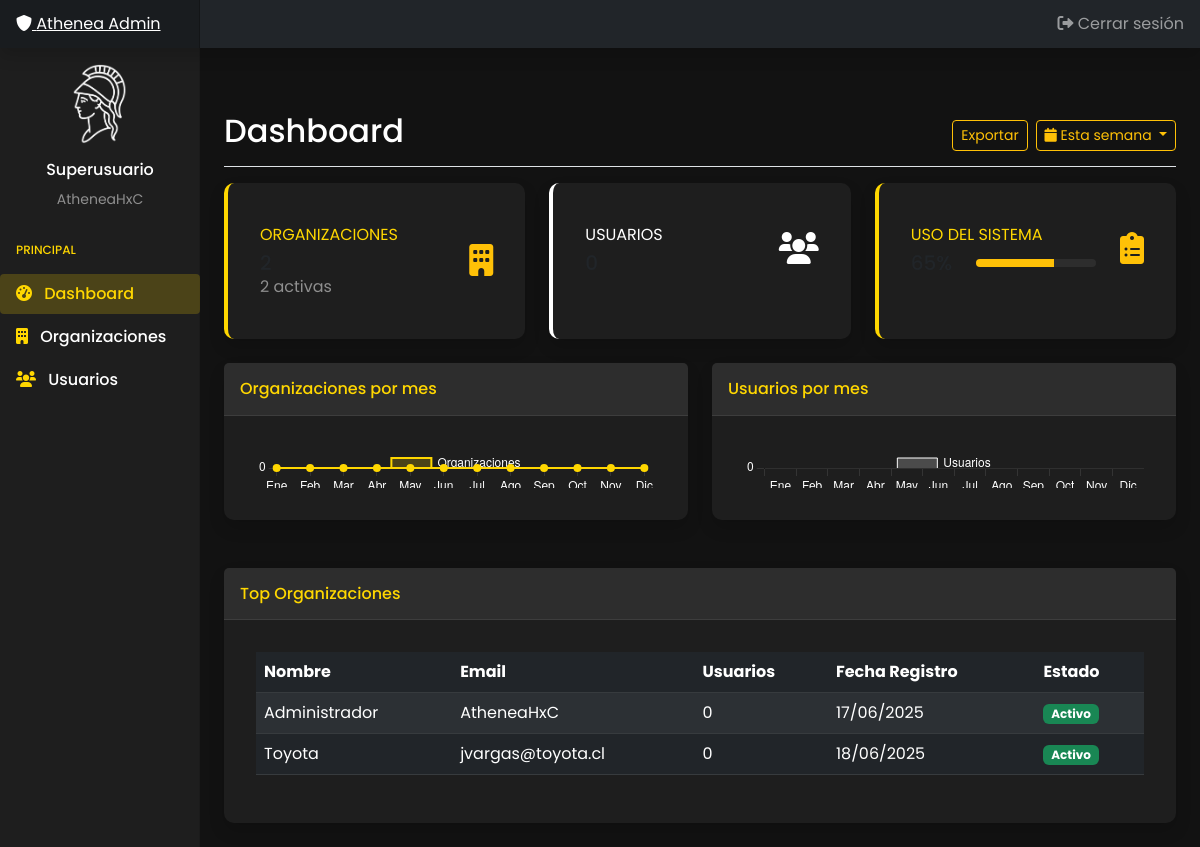
Page /panel/ (signed in) on the earlier database version.
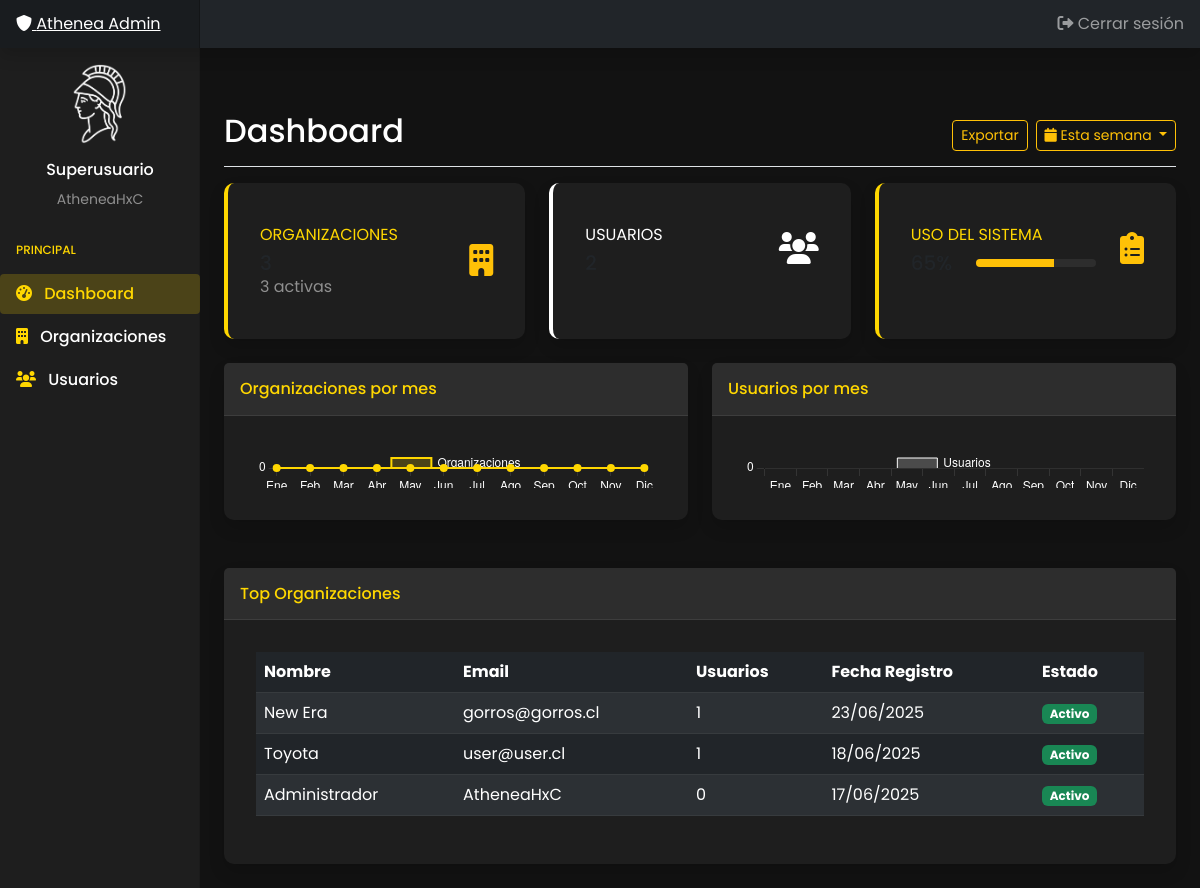
Same page on the later database version.
### organizaciones/models.py (models this page shows, shortened)
class Organizacion(AbstractUser):
    username = None  # No usamos username, usamos email para login
    nombre = models.CharField(max_length=100, verbose_name="Nombre de la Organización")
    nombre_encargado = models.CharField(max_length=100, default='', verbose_name="Nombre del Encargado")
    tipo_giro = models.CharField(max_length=100, default='', verbose_name="Tipo de Giro")
    email = models.EmailField(unique=True, verbose_name="Correo Electrónico")
    telefono = models.CharField(max_length=20, default='', verbose_name="Teléfono de Contacto")
    rut = models.CharField(max_length=20, default='', verbose_name="RUT o Identificación Tributaria")
    direccion = models.CharField(max_length=200, default='', verbose_name="Dirección Física")
    comuna = models.CharField(max_length=100, default='', verbose_name="Comuna")
    region = models.CharField(max_length=100, default='', verbose_name="Región")
    logo = models.ImageField(upload_to='logos/', null=True, blank=True, verbose_name="Logo")
    fecha_registro = models.DateTimeField(auto_now_add=True, verbose_name="Fecha de Registro")
    fecha_creacion = models.DateTimeField(null=True, blank=True, verbose_name="Fecha de Creación")
    activo = models.BooleanField(default=False, verbose_name="Activo")
    db_name = models.CharField(max_length=100, null=True, blank=True, verbose_name="Nombre de Base de Datos")
    groups = models.ManyToManyField(
        'auth.Group',
        verbose_name='groups',
        blank=True,
        help_text='Los grupos a los que pertenece esta organización.',
        related_name='organizacion_set',
        related_query_name='organizacion',
    )
    user_permissions = models.ManyToManyField(
        'auth.Permission',
        verbose_name='user permissions',
        blank=True,
        help_text='Permisos específicos para esta organización.',
        related_name='organizacion_set',
        related_query_name='organizacion',
    )
    USERNAME_FIELD = 'email'  # Campo para identificar al usuario en el login
    REQUIRED_FIELDS = ['nombre']  # Campos requeridos al crear un superusuario
    objects = OrganizacionManager()
    class Meta:
        verbose_name = "Organización"
        verbose_name_plural = "Organizaciones"

### organizaciones/admin_views.py (the view)
# urls.py: path('', admin_views.admin_dashboard, name='admin_dashboard'),
@login_required
@user_passes_test(is_superuser)
def admin_dashboard(request):
    total_organizaciones = Organizacion.objects.count()
    total_usuarios = Usuario.objects.count()
    organizaciones_activas = Organizacion.objects.filter(activo=True).count()
    top_organizaciones = Organizacion.objects.annotate(
        num_usuarios=Count('usuarios')
    ).order_by('-num_usuarios')[:5]
    context = {
        'total_organizaciones': total_organizaciones,
        'total_usuarios': total_usuarios,
        'organizaciones_activas': organizaciones_activas,
        'top_organizaciones': top_organizaciones,
    }
    return render(request, 'admin/dashboard.html', context)

### organizaciones/admin_views.py (called while the page is built)
def is_superuser(user):
    return user.is_superuser

### templates/admin/dashboard.html (shortened to what this page needs)
{% extends 'admin/base.html' %}
{% block content %}
<div class="d-flex justify-content-between flex-wrap flex-md-nowrap align-items-center pt-3 pb-2 mb-3 border-bottom">
    <h1 class="h2 text-white">Dashboard</h1>
    <div class="btn-toolbar mb-2 mb-md-0">
        <div class="btn-group me-2">
            <button type="button" class="btn btn-sm btn-outline-warning">Exportar</button>
        </div>
        <button type="button" class="btn btn-sm btn-outline-warning dropdown-toggle">
            <i class="fas fa-calendar"></i> Esta semana
        </button>
    </div>
</div>
<div class="row">
    <div class="col-md-4 mb-4">
        <div class="card border-left-primary shadow h-100 py-2">
            <div class="card-body">
                <div class="row no-gutters align-items-center">
                    <div class="col mr-2">
                        <div class="text-xs font-weight-bold text-primary text-uppercase mb-1">
                            Organizaciones</div>
                        <div class="h5 mb-0 font-weight-bold">{{ total_organizaciones }}</div>
                        <div class="text-xs text-white-50">{{ organizaciones_activas }} activas</div>
                    </div>
                    <div class="col-auto">
                        <i class="fas fa-building fa-2x text-warning"></i>
                    </div>
                </div>
            </div>
        </div>
    </div>
    <div class="col-md-4 mb-4">
        <div class="card border-left-success shadow h-100 py-2">
            <div class="card-body">
                <div class="row no-gutters align-items-center">
                    <div class="col mr-2">
                        <div class="text-xs font-weight-bold text-success text-uppercase mb-1">
                            Usuarios</div>
                        <div class="h5 mb-0 font-weight-bold">{{ total_usuarios }}</div>
                    </div>
                    <div class="col-auto">
                        <i class="fas fa-users fa-2x text-white"></i>
                    </div>
                </div>
            </div>
        </div>
    </div>
    <div class="col-md-4 mb-4">
        <div class="card border-left-info shadow h-100 py-2">
            <div class="card-body">
                <div class="row no-gutters align-items-center">
                    <div class="col mr-2">
                        <div class="text-xs font-weight-bold text-info text-uppercase mb-1">
                            Uso del Sistema</div>
                        <div class="row no-gutters align-items-center">
                            <div class="col-auto">
                                <div class="h5 mb-0 mr-3 font-weight-bold">65%</div>
                            </div>
                            <div class="col">
                                <div class="progress progress-sm mr-2" style="height: 8px; background-color: #2d2d2d;">
                                    <div class="progress-bar bg-warning" role="progressbar" style="width: 65%"
                                        aria-valuenow="65" aria-valuemin="0" aria-valuemax="100"></div>
                                </div>
                            </div>
                        </div>
                    </div>
                    <div class="col-auto">
                        <i class="fas fa-clipboard-list fa-2x text-warning"></i>
                    </div>
                </div>
            </div>
        </div>
    </div>
</div>
<div class="row">
    <div class="col-lg-6 mb-4">
        <div class="card shadow mb-4">
            <div class="card-header py-3 d-flex flex-row align-items-center justify-content-between">
                <h6 class="m-0 font-weight-bold text-primary">Organizaciones por mes</h6>
            </div>
            <div class="card-body">
                <canvas id="organizacionesChart" width="100%" height="40"></canvas>
            </div>
        </div>
    </div>
    <div class="col-lg-6 mb-4">
        <div class="card shadow mb-4">
            <div class="card-header py-3 d-flex flex-row align-items-center justify-content-between">
                <h6 class="m-0 font-weight-bold text-primary">Usuarios por mes</h6>
            </div>
            <div class="card-body">
                <canvas id="usuariosChart" width="100%" height="40"></canvas>
            </div>
        </div>
    </div>
</div>
<div class="row">
    <div class="col-12">
        <div class="card shadow mb-4">
            <div class="card-header py-3">
                <h6 class="m-0 font-weight-bold text-primary">Top Organizaciones</h6>
            </div>
            <div class="card-body">
                <div class="table-responsive">
                    <table class="table table-dark table-striped table-hover">
                        <thead>
                            <tr>
                                <th>Nombre</th>
                                <th>Email</th>
                                <th>Usuarios</th>
                                <th>Fecha Registro</th>
                                <th>Estado</th>
                            </tr>
                        </thead>
                        <tbody>
                            {% for org in top_organizaciones %}
                            <tr>
                                <td>{{ org.nombre }}</td>
                                <td>{{ org.email }}</td>
                                <td>{{ org.num_usuarios }}</td>
                                <td>{{ org.fecha_registro|date:"d/m/Y" }}</td>
                                <td>
                                    {% if org.activo %}
                                    <span class="badge bg-success">Activo</span>
                                    {% else %}
                                    <span class="badge bg-danger">Inactivo</span>
                                    {% endif %}
                                </td>
                            </tr>
                            {% empty %}
                            <tr>
                                <td colspan="5" class="text-center">No hay organizaciones registradas</td>
                            </tr>
                            {% endfor %}
                        </tbody>
                    </table>
                </div>
            </div>
        </div>
    </div>
</div>
{% endblock %}

### templates/admin/base.html (shortened to what this page needs)
<!DOCTYPE html>
<html lang="es">
<head>
    <link href="https://cdn.jsdelivr.net/npm/bootstrap@5.3.0/dist/css/bootstrap.min.css" rel="stylesheet">
    <link rel="stylesheet" href="https://cdnjs.cloudflare.com/ajax/libs/font-awesome/6.0.0/css/all.min.css">
    {% load static %}
    <link rel="stylesheet" href="{% static 'css/styles.css' %}">
</head>
<body>
    <nav class="navbar navbar-dark sticky-top bg-dark flex-md-nowrap p-0 shadow">
        <a class="navbar-brand col-md-3 col-lg-2 me-0 px-3" href="{% url 'admin_dashboard' %}">
            <i class="fas fa-shield-alt"></i> Athenea Admin
        </a>
        <div class="navbar-nav">
            <div class="nav-item text-nowrap">
                <a class="nav-link px-3" href="{% url 'logout' %}">
                    <i class="fas fa-sign-out-alt"></i> Cerrar sesión
                </a>
            </div>
        </div>
    </nav>
    <div class="container-fluid">
        <div class="row">
            <nav id="sidebarMenu" class="col-md-3 col-lg-2 d-md-block sidebar collapse">
                <div class="sidebar-sticky pt-3">
                    <div class="text-center mb-4">
                        {% load static %}
                        <img src="{% static 'img/logo/logo.png' %}" alt="Athenea Logo" class="img-fluid mb-3" style="max-height: 80px; object-fit: cover; object-position: top; display: block; margin: 0 auto;">
                        <h6 class="text-white">Superusuario</h6>
                        <small class="text-white-50">{{ request.user.email }}</small>
                    </div>
                    <h6 class="sidebar-heading">Principal</h6>
                    <ul class="nav flex-column">
                        <li class="nav-item">
                            <a class="nav-link {% if request.path == '/panel/' %}active{% endif %}" href="{% url 'admin_dashboard' %}">
                                <i class="fas fa-tachometer-alt"></i>
                                Dashboard
                            </a>
                        </li>
                        <li class="nav-item">
                            <a class="nav-link {% if '/panel/organizaciones/' in request.path %}active{% endif %}" href="{% url 'admin_organizaciones' %}">
                                <i class="fas fa-building"></i>
                                Organizaciones
                            </a>
                        </li>
                        <li class="nav-item">
                            <a class="nav-link {% if '/panel/usuarios/' in request.path %}active{% endif %}" href="{% url 'admin_usuarios' %}">
                                <i class="fas fa-users"></i>
                                Usuarios
                            </a>
                        </li>
                    </ul>
                </div>
            </nav>
            <main class="col-md-9 ms-sm-auto col-lg-10 px-md-4">
                {% block content %}{% endblock %}
            </main>
        </div>
    </div>
</body>
</html>

### static/css/styles.css (style rules this page uses)
html, body { font-family: 'Poppins', sans-serif; background-color: #121212; color: #ffffff; height: 100%; }
.card { border-radius: 10px; border: none; background-color: #1e1e1e; box-shadow: 0 4px 20px rgba(255, 215, 0, 0.1); }
.card-body { padding: 2rem; }
::placeholder { color: #aaaaaa !important; opacity: 0.7 !important; }
.sidebar { background-color: #1e1e1e; box-shadow: 0 0 10px rgba(0, 0, 0, 0.5); }
.sidebar .nav-link { color: #ffffff; font-weight: 500; padding: 0.8rem 1rem; margin-bottom: 0.2rem; border-radius: 5px; transition: all 0.3s ease; }
.sidebar .nav-link.active { background-color: rgba(255, 215, 0, 0.2); color: #ffd700; }
.sidebar .nav-link i { color: #ffd700; margin-right: 10px; }
.card-header { background-color: #2d2d2d; border-bottom: 1px solid #3d3d3d; color: #ffffff; }
.text-primary { color: #ffd700 !important; }
.text-success { color: #ffffff !important; }
.text-info { color: #ffd700 !important; }
.border-left-primary { border-left: .25rem solid #ffd700 !important; }
.border-left-success { border-left: .25rem solid #ffffff !important; }
.border-left-info { border-left: .25rem solid #ffd700 !important; }
a { color: #ffd700; text-decoration: none; }

### templates/admin/base.html (style rules this page uses)
.sidebar { position: fixed; top: 0; bottom: 0; left: 0; z-index: 100; padding: 48px 0 0; box-shadow: inset -1px 0 0 rgba(0, 0, 0, .1); transition: all 0.3s; }
.sidebar-sticky { position: relative; top: 0; height: calc(100vh - 48px); padding-top: 0.5rem; overflow-x: hidden; overflow-y: auto; }
.sidebar-heading { font-size: .75rem; text-transform: uppercase; color: #ffd700; padding: 0.5rem 1rem; margin-bottom: 0.5rem; }
main { padding-top: 48px; }
.navbar-brand { padding-top: 0.75rem; padding-bottom: 0.75rem; font-size: 1rem; background-color: rgba(0, 0, 0, .25); box-shadow: inset -1px 0 0 rgba(0, 0, 0, .25); }
.sidebar .nav-link { font-weight: 500; color: #ffffff; padding: 0.5rem 1rem; margin-bottom: 0.2rem; border-radius: 0.25rem; }
.sidebar .nav-link.active { background-color: rgba(255, 215, 0, 0.2); color: #ffd700; }
.sidebar .nav-link i { margin-right: 0.5rem; color: #ffd700; }

Differences in the rows shown:
added Organizacion: nombre "New Era", email "gorros@gorros.cl", num_usuarios "1", fecha_registro "23/06/2025", activo "Activo"
changed Organizacion "Toyota": email "jvargas@toyota.cl" → "user@user.cl"; num_usuarios "0" → "1"; moves up the list
Other differences:
{{ organizaciones_activas }}: "2" → "3"
